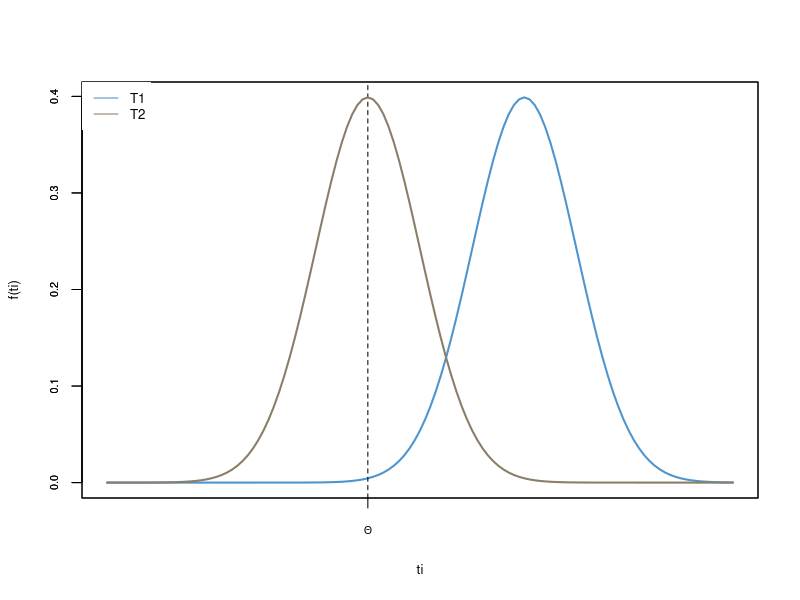
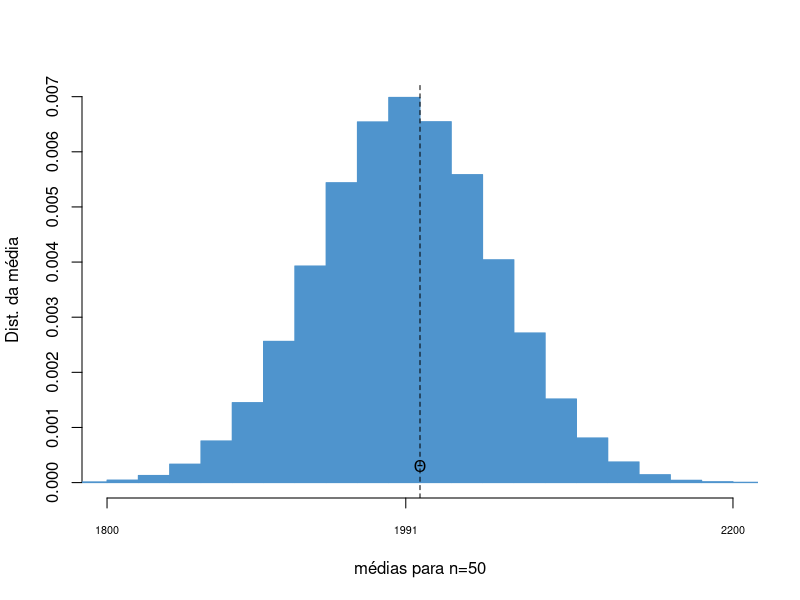
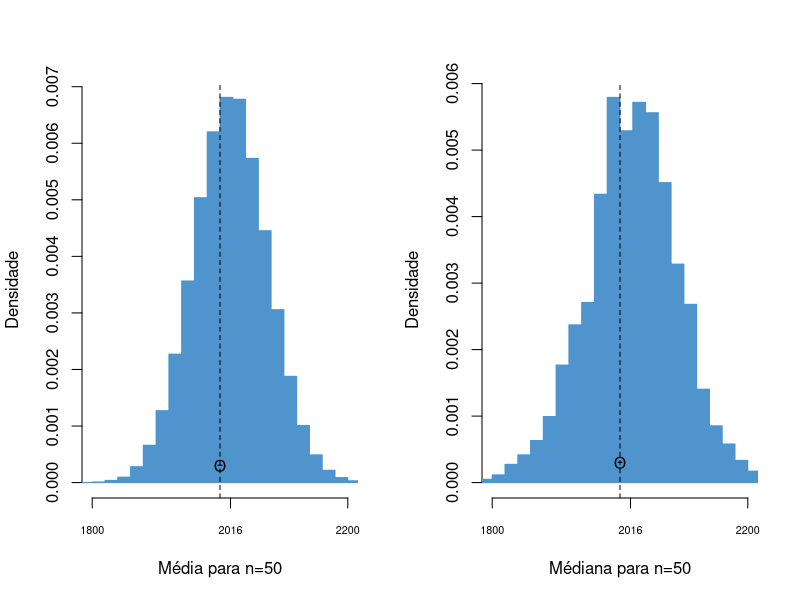
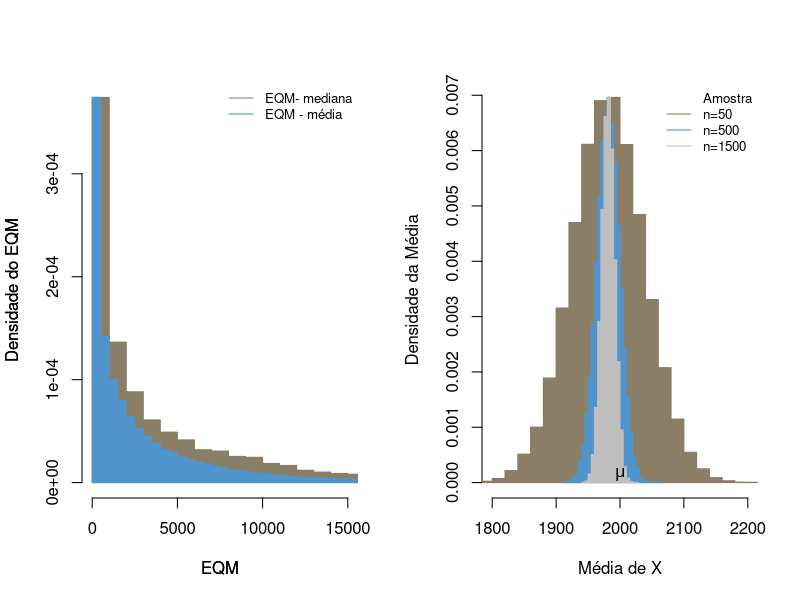
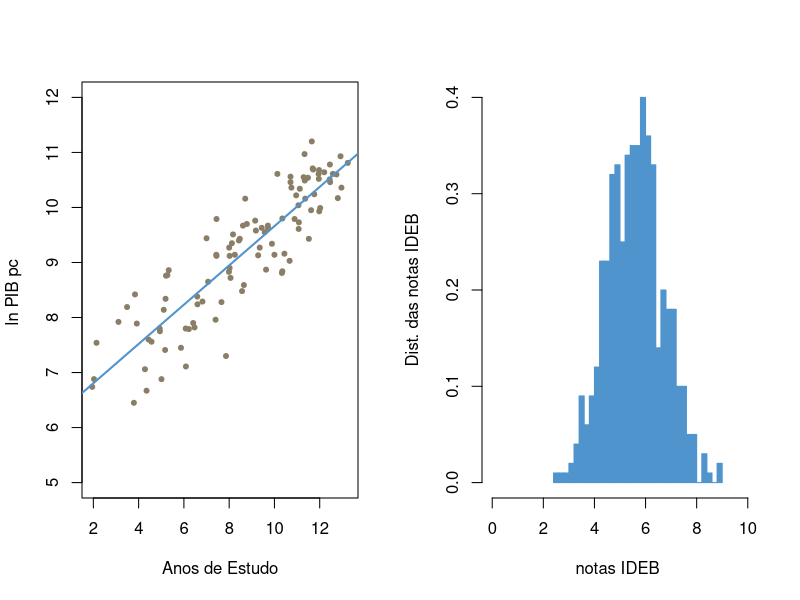
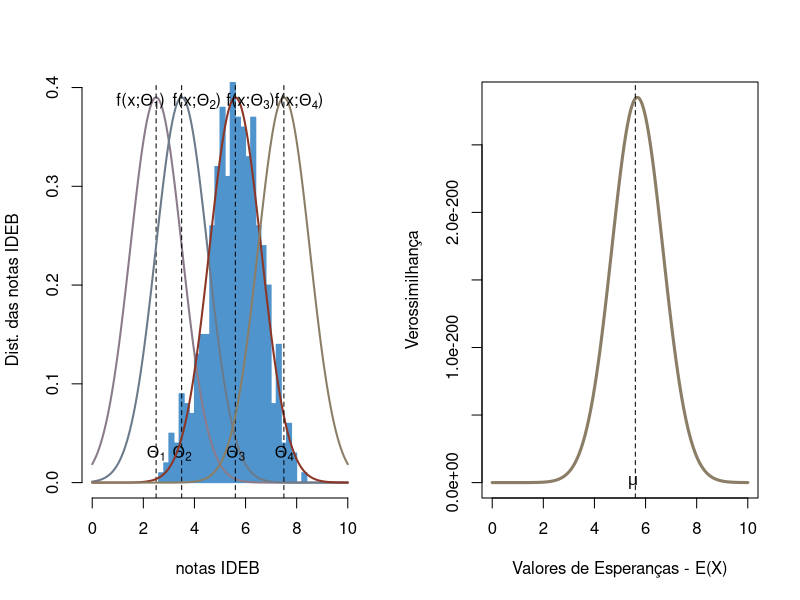

The R script that drew these images, in order:
## ---- chunk 1
#| echo = TRUE,
#| fig.cap = "Função Distribuição de Probabilidade Normal e Função Distribuição Acumulada Normal",
#| fig.height = 3.5,
#| fig.width = 7
#Distribuição de dois estimadores, T1 e T2,  para o parâmetro populacional
x<-seq(-5,7,0.1) 
T1<-dnorm(x = x, mean = 3, sd=1)   
T2<-dnorm(x = x, mean = 0, sd=1)

plot(x,T1,xlab="ti",type="l",main=NULL, col="steelblue3",lwd=2, ylab="f(ti)",
     xaxt="n",cex.axis=0.65, cex.lab=0.8 ) 
abline(v=0, col="black", lty=2)
par(new=TRUE)
plot(x,T2,xlab="", ylab="",type="l",col="wheat4",lwd=2,xaxt="n",
     cex.axis=0.65, cex.lab=0.8 ) 
axis(1,at=c(0),labels =c(expression(Theta)),cex.axis=0.65, cex.lab=0.8) 
legend("topleft", legend=c("T1", "T2"),col=c("steelblue3", "wheat4"), 
       lty=1:1, box.lty=0,cex=0.8)

## ---- chunk 2
#| echo = TRUE,
#| fig.cap = "Distribuição do estimador da Esperança da Nota do ENEM",
#| fig.height = 3.5,
#| fig.width = 6
# Distribuição da nota dos alunos que fizeram ENEM, X. 
x_normal<-rnorm(10000,mean=2000, sd= 400)

#Amostragem:
# Criando os vetores numéricos 
xbar50<-numeric()
var_amostral50<-numeric()
# Extraindo 100 mil amostras de 50 alunos e fazendo a média para cada uma. 
# Teremos 100.000 médias  
for ( i in 1:100000){
  smp<-sample(x_normal,replace = TRUE,size = 50)
  xbar50[i]<-mean(x_normal[smp])
}

# Plotando as médias obtidas
hist(xbar50, col="steelblue3",freq = FALSE, breaks = 25,main="",
     xlim=c(1800, 2200), ylab="Dist. da média", xlab="médias para n=50",
     xaxt="n",border="steelblue3")
abline(v=2000, col="black", lty=2)
text(2000, 0.0003, expression(Theta))
axis(1,at=c(1800, mean(xbar50), 2200),labels =c(1800, round(mean(xbar50)),
    2200),cex.axis=0.65, cex.lab=0.8) 

## ---- chunk 3
#| echo = TRUE,
#| fig.cap = "Distribuição de dois estimadores não viesádos para a Esperança da População , média e mediana",
#| fig.height = 3.5,
#| fig.width = 6
# Vamos estudar a nota do ENEM. 
x_normal<-rnorm(10000,mean=2000, sd= 400)

# Criando os vetores numéricos 
xbar50<-numeric()
med50<-numeric()
# Extraindo duas mil amostras de 15 e fazendo a média e 
# variância. Teremos 2000 médias e 2000 variâncias 
for ( i in 1:100000){
  smp<-sample(x_normal,replace = TRUE, size = 50)
  xbar50[i]<-mean(x_normal[smp])
  med50[i]<-median(x_normal[smp])
}
par(mfrow=c(1,2))
hist(xbar50, col="steelblue3",freq = FALSE, breaks = 25,main="",
     xlim=c(1800, 2200), ylab="Densidade", xlab="Média para n=50",xaxt="n",
     border="steelblue3")
abline(v=2000, col="black", lty=2)
axis(1,at=c(1800, mean(xbar50), 2200),labels =c(1800, round(mean(xbar50)),
    2200),cex.axis=0.65) 
text(2000, 0.0003, expression(Theta))
hist(med50, col="steelblue3",freq = FALSE, breaks = 25,main="",
     xlim=c(1800, 2200), ylab="Densidade", xlab="Médiana para n=50",xaxt="n",
     border="steelblue3")
abline(v=2000, col="black", lty=2)
axis(1,at=c(1800, mean(xbar50), 2200),labels =c(1800, round(mean(xbar50)),
    2200),cex.axis=0.65) 
text(2000, 0.0003, expression(Theta))
## ---- chunk 4
#| echo = TRUE,
#| fig.cap = "Erro Quadrático Médio de dois estimadores não viesádos para a Esperança da População , média e
#| mediana",
#| fig.height = 3.5,
#| fig.width = 6
# Vamos estudar a nota do ENEM. 
x_normal<-rnorm(10000,mean=2000, sd= 400)

# Criando os vetores numéricos 
xbar50<-numeric()
med50<-numeric()
e50<-numeric()
e50md<-numeric()
# Extraindo duas mil amostras de 15 e fazendo a média e 
# variância. Teremos 2000 médias e 2000 variâncias 
for ( i in 1:100000){
  smp<-sample(x_normal,replace = TRUE,size = 50)
  xbar50[i]<-mean(x_normal[smp])
  e50[i]<-(xbar50[i]-2000)^2
  med50[i]<-median(x_normal[smp])
  e50md[i]<-(med50[i]-2000)^2
}

hist(e50md, col="wheat4",freq = FALSE, breaks = 120,main="",
     xlim=c(0, 15000), ylab="Densidade do EQM", xlab="EQM",
     border="wheat4")

par(new=TRUE)
hist(e50, col="steelblue3",freq = FALSE, breaks = 120,main="",xaxt="n",
     yaxt="n", xlim=c(0, 15000), ylab="Densidade do EQM", xlab="EQM",
     border="steelblue3")
legend("topright", legend=c("EQM- mediana", "EQM - média"),col=c("wheat4",
      "steelblue3"), lty=1:1, box.lty=0,cex=0.8)


## ---- chunk 5
#| echo = TRUE,
#| fig.cap = "Consistência do estimador não viesados para a Esperança da População , média",
#| fig.height = 3.5,
#| fig.width = 6
# Voltamos a nota do ENEM. 
x_normal<-rnorm(10000,mean=2000, sd= 400)
# Criando os vetores numéricos 
xbar50<-numeric()
xbar500<-numeric()
xbar1500<-numeric()
# Extraindo duas mil amostras de 15 e fazendo a média e 
# variância. Teremos 2000 médias e 2000 variâncias 
for ( i in 1:50000){
  smp<-sample(x_normal,replace = TRUE, size = 50)
  xbar50[i]<-mean(x_normal[smp])
  smp1<-sample(x_normal,replace = TRUE,size = 500)
  xbar500[i]<-mean(x_normal[smp1])
  smp2<-sample(x_normal,replace = TRUE,size = 1500)
  xbar1500[i]<-mean(x_normal[smp2])
}
hist(xbar50, col="wheat4",freq = FALSE, breaks = 25,main="",
     xlim=c(1800, 2200), ylab="Densidade da Média", xlab="Média de X", 
     border="wheat4")
par(new=TRUE)
hist(xbar500, col="steelblue3",freq = FALSE, breaks = 25,main="",xaxt="n",
     yaxt="n", xlim=c(1800, 2200), ylab="", xlab="", border="steelblue3")
par(new=TRUE)
hist(xbar1500, col="gray",freq = FALSE, breaks = 25,main="",xaxt="n",
     yaxt="n", xlim=c(1800, 2200), ylab="", xlab="",border="gray")
text(2000, 0.0008, expression(mu))
legend("topright", legend=c("Amostra","n=50","n=500","n=1500"),col=c("white", 
      "wheat4","steelblue3","gray"), lty=1:1, box.lty=0,cex=0.8)
## ---- chunk 6
#| echo = TRUE,
#| fig.cap = "Anos de estudos e ln do PIB pc de diversos países em 2010",
#| fig.height = 4,
#| fig.width = 6
#Pib per capita em ln e anos de estudos de diversos países em 2010
ln_salario<- c(9.16, 9.44, 9.67, 10.71, 10.61, 7.79, 9.55, 10.55, 8.87, 7.56,
               8.48, 9.51, 9.61, 7.75, 7.90, 10.60, 9.80, 9.14, 9.27, 9.40, 
               7.80, 10.24, 10.17, 6.45, 10.68, 9.35, 9.12, 9.12, 8.72, 8.84,                   10.56, 10.49, 7.89, 10.61, 8.28, 10.16, 8.76, 7.41, 8.24, 10.64, 
               9.93, 10.54, 8.38, 8.90, 9.76, 9.14, 10.78, 10.46, 8.81, 10.51,
               9.14, 7.82,  7.80, 6.67, 10.97, 6.88, 9.79, 7.54, 10.04, 9.63,
               9.58, 8.77, 6.88, 8.14, 7.60, 10.69, 10.34, 8.29, 6.74, 11.20,
               8.34, 9.62, 8.83, 9.13, 8.59, 9.95, 10.16, 9.73, 9.99, 7.92,
               9.43, 7.06, 9.34, 10.36, 10.36, 9.03, 8.19, 8.86, 10.61, 10.93,
               8.65, 10.52, 9.43, 7.11, 10.22, 9.27, 9.79, 7.45, 10.46, 10.81,
               9.67, 9.70, 8.42, 7.96, 7.30)

educa<- c(10.44, 7, 9.71, 11.69, 10.13, 6.22, 9.57, 11.29, 9.63, 4.57, 8.57,
          8.17, 11.07, 4.94, 6.41, 12.74, 10.35, 8.25, 9.35, 8.43, 4.93, 11.76,
          12.8, 3.79, 11.97, 8.12, 8.02, 7.44, 8.06, 10.35, 10.71, 11.34, 3.92,
          12.58, 7.66, 11.36, 5.21, 5.17, 6.6, 12.2, 11.98, 11.48, 6.59, 8.02,
          9.15, 7.43, 12.45, 10.71, 10.33, 12.44, 10, 6.47, 6.08, 4.35, 11.33,
          5.01, 10.89, 2.14, 11.06, 9.44, 9.18, 5.27, 2.03, 5.11, 4.44, 11.71,
          11.12, 6.82, 1.95, 11.65, 5.19, 9.72, 7.99, 9.28, 8.65, 11.62, 8.71,
          11.08, 12.02, 3.11, 11.52, 4.28, 9.89, 12.96, 10.75, 10.67, 3.49,
          5.33, 11.95, 12.92, 7.07, 11.96, 8.47, 6.09, 10.96, 8, 7.44, 5.87,
          12.46, 13.24, 8.61, 8.78, 3.84, 7.4, 7.86)  

bd = data.frame(ln_salario, educa)

plot(bd$educa, bd$ln_salario, xlab="Anos de Estudo", 
     ylab="ln PIB pc ", pch=20, col="wheat4",ylim=c(5,12))
abline(lm(bd$ln_salario~bd$educa), col="steelblue3", lwd = 2)


## ---- chunk 7
#| echo = TRUE
# Fazendo na mão. Usando a equação que derivamos acima
B<-((sum(educa*ln_salario)-105*(mean(educa)*mean(ln_salario))))/
  ((sum(educa^2)-105*(mean(educa)^2)))
A<-mean(ln_salario-B*mean(educa))
B
A

# Usando a rotina do R para Mínimos Quadrados
reg<-lm(ln_salario~educa)
reg
## ---- chunk 8
#| echo = TRUE,
#| fig.cap = "Distribuição da amostra das notas do IDEB 2017, para os primeiros anos do fundamental de 500
#| municípios",
#| fig.height = 3.5,
#| fig.width = 6
# Distribuição da nota dos alunos que fizeram ENEM, X. 
smp<-sample(rnorm(5500,mean=5.6, sd= 1.0139),replace = TRUE,size = 500)

# Plotando as médias obtidas
hist(smp, col="steelblue3",freq = FALSE, breaks = 25,main="",
     xlim=c(0, 10), ylab="Dist. das notas IDEB", xlab="notas IDEB ",
     border="steelblue3")

## ---- chunk 9
#| echo = TRUE,
#| fig.cap = "Distribuição da amostra das notas do IDEB 2017, e diversas possibilidades fdp do ideb populacional",
#| fig.height = 3.5,
#| fig.width = 6
# Distribuição da nota dos alunos que fizeram ENEM, X. 
smp<-sample(rnorm(5500,mean=5.6, sd= 1.0139),replace = TRUE,size = 500)

#Desvio padrão e diversas possibilidades de esperança:
sd<-1.0139
e1<-2.5
e2<-3.5
e3<-5.6
e4<-7.5

# Valores de x que vão de 0 até 10

x <- seq(0, 10, length = 1000) 

# Distribuição de probabilidade
y1 <- dnorm(x, e1, sd)
y2 <- dnorm(x, e2, sd)
y3 <- dnorm(x, e3, sd)
y4 <- dnorm(x, e4, sd)

# Plotando as médias obtidas
hist(smp, col="steelblue3",freq = FALSE, breaks = 25,main="",
     xlim=c(0, 10), ylim=c(0, 0.39), ylab="Dist. das notas IDEB", 
     xlab="notas IDEB ",border="steelblue3")
par(new=TRUE)
plot(x, y1, type="n", xlab = "", ylab = "", axes = FALSE)
lines(x, y1, col="thistle4",lwd = 2)
abline(v=2.5, col="black", lty=2)
text(2.5, 0.03, expression(Theta[1]))
text(1.9, 0.39, expression(paste("f(x" , ";" ,Theta[1],")")))

par(new=TRUE)
plot(x, y2, type="n", xlab = "", ylab = "", axes = FALSE)
lines(x, y2, col="slategray4",lwd = 2)
abline(v=3.5, col="black", lty=2)
text(3.5, 0.03, expression(Theta[2]))
text(4.1, 0.39, expression(paste("f(x" , ";" ,Theta[2],")")))

par(new=TRUE)
plot(x, y3, type="n", xlab = "", ylab = "", axes = FALSE)
lines(x, y3, col="tomato4", lwd = 2)
abline(v=5.6, col="black", lty=2)
text(5.6, 0.03, expression(Theta[3]))
text(6.2, 0.39, expression(paste("f(x" , ";" ,Theta[3],")")))

par(new=TRUE)
plot(x, y4, type="n", xlab = "", ylab = "", axes = FALSE)
lines(x, y4, col="wheat4", lwd = 2)
abline(v=7.5, col="black", lty=2)
text(7.5, 0.03, expression(Theta[4]))
text(8.1, 0.39, expression(paste("f(x" , ";" ,Theta[4],")")))


## ---- chunk 10
#| echo = TRUE,
#| fig.cap = "Simulação da Função de Verossimilhança",
#| fig.height = 3.5,
#| fig.width = 6
# amostra da nota dos alunos que fizeram ENEM, X. Valores da esperança 
set.seed(149)
xi<-sample(rnorm(5500,mean=5.6, sd= 1),replace = TRUE,size = 500)
mu <- seq(0, 10, length = 1000) 
L_mu<-numeric()

for ( i in 1:1000){
  for (j in 1:500 ){
  L_mu[i]<-(1/((2*pi)^(500/2)))*exp(-0.5*(sum((xi[j]-mu[i])^2)))
}}

plot(mu, L_mu, type="n", xlab = "Valores de Esperanças - E(X)" ,
     ylab = "Verossimilhança")
lines(mu, L_mu, col="wheat4", lwd = 3)
abline(v=5.6, col="black", lty=2)
text(5.5, 0.00, expression(mu))
